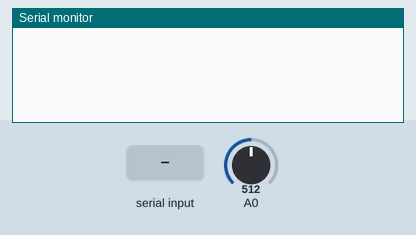
The sketch below on a simulated Arduino Uno, built with avr-gcc and run on an emulated ATmega328P. On the bench: the last lines printed to the serial monitor. The inputs (shaded band) are chosen by the test bench; at power-on: A0 = 512.

Above: at 1.2 s.
1.3 s: "90,45\n" received over Serial
At 2.3 s:
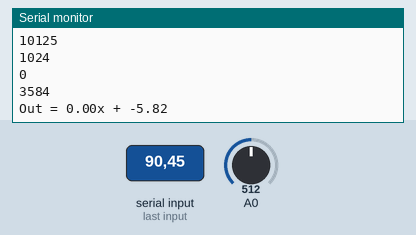
2.9 s: "30,150\n" received over Serial
At 3.01 s:
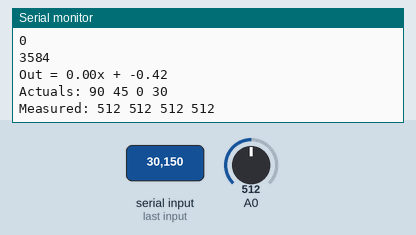
4.5 s: "5\n" received over Serial
At 4.61 s:
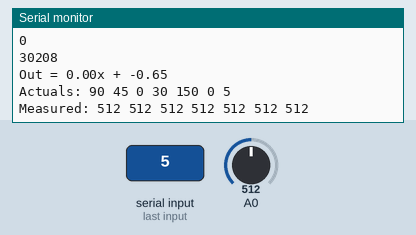
6.1 s: "90\n" received over Serial
At 6.21 s:
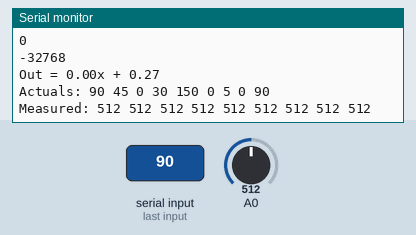
7.7 s: "200\n" received over Serial
At 7.81 s:
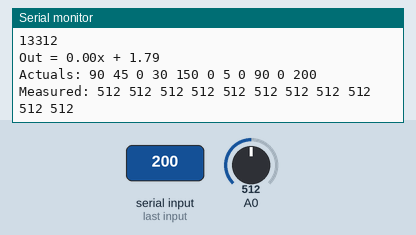
9.3 s: "90,45\n" received over Serial
At 9.41 s:
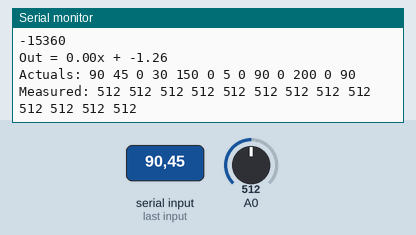
Timing chart, 0 to 11.9 s (numbered marks = the images above; inputs shaded):
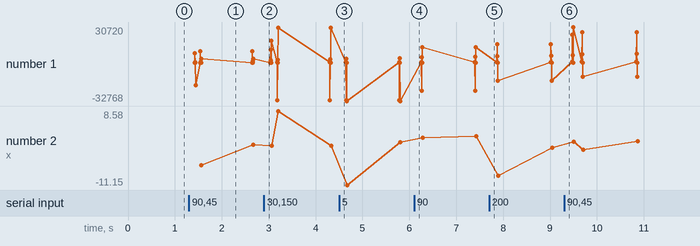

The sketch:

distanceSensorTest.ino
```cpp
int actuals[30];
int measured[30];
int count = 0;

void setup(){
  Serial.begin(9600);
}


void loop(){

  if (Serial.available() > 0){
    actuals[count] = Serial.parseInt();
    Serial.print("Actuals: ");
    printArray(actuals);
    delay(100);
    int measurements[10];
    for (int i = 0; i < 10; i++){
      measurements[i] = analogRead(0);
    }
    measured[count] = average(measurements);
    Serial.print("Measured: ");
    printArray(measured);

    regression();
    count++;
  }
}

void regression(){
  int x = 0;
  int y = 0;
  int x2 = 0;
  int y2 = 0;
  int xy = 0;
  for (int i = 0; i < count + 1; i++){
    x += actuals[i];
    y += measured[i];
    x2 += actuals[i] * actuals[i];
    y2 += measured[i] * measured[i];
    xy += actuals[i] * measured[i];
   }
   Serial.println(x);
   Serial.println(x2);
   Serial.println(y);
   Serial.println(y2);
   Serial.println(xy);
   double a = (double)(y * x2 - x * xy)/(double)((count + 1) * x2 - x * x);
   double b = (double)((count + 1) * xy - x * y)/(double)((count + 1) * x2 - x * x);
   Serial.print("Out = ");
   Serial.print(b);
   Serial.print("x + ");
   Serial.println(a);
}

void printArray(int list[]){
  for (int i = 0; i < count + 1; i++){
    Serial.print(list[i]);
    Serial.print(" ");
  }
  Serial.println();
}

void append(int list[], int next){
  int out[sizeof(list)+1];
  Serial.print("out1: ");
  printArray(out);
  for (int i = 0; i < sizeof(list); i++){
    out[i] = list[i];
  }
  Serial.print("out2: ");
  printArray(out);
  out[sizeof(list)] = next;
  list = out;
}

int average(int list[]){
  int sum = 0;
  for (int i = 0; i < sizeof(list); i++){
    sum += list[i];
  }
  return sum/sizeof(list);
}
```

Measured:
- after the input at 1.3 s, the serial monitor: prints a new line at once (image 1)
- after the input at 2.9 s, the serial monitor: prints a new line at once (image 2)
- after the input at 4.5 s, the serial monitor: prints a new line at once (image 3)
- after the input at 6.1 s, the serial monitor: prints a new line at once (image 4)
- after the input at 7.7 s, the serial monitor: prints a new line at once (image 5)
- after the input at 9.3 s, the serial monitor: prints a new line at once (image 6)
- plotted number 1: 3584 → 30208 after the input at 2.9 s, 30208 → -32768 after the input at 4.5 s, -32768 → 13312 after the input at 6.1 s, 13312 → -15360 after the input at 7.7 s, -15360 → -11776 after the input at 9.3 s
- plotted number 2: -0.42 → -0.65 after the input at 2.9 s, -0.65 → 0.27 after the input at 4.5 s, 0.27 → 1.79 after the input at 6.1 s, 1.79 → -1.26 after the input at 7.7 s, -1.26 → 0.54 after the input at 9.3 s
